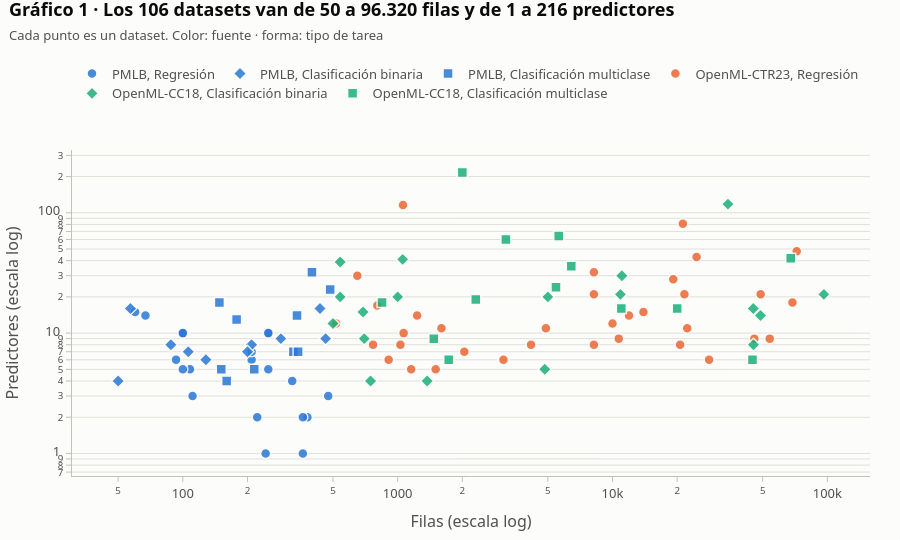

Write notebook code for a chart like this one.
### Markdown cell above
<a id="grafico-1"></a>

Para que la comparación generalice, los datasets deben cubrir tamaños y dimensiones muy
distintos, y el Gráfico 1 permite comprobar que la colección es variada. Cada punto es un
dataset, situado según su número de filas y de predictores, ambos en escala logarítmica. El
color indica la fuente y la forma, el tipo de tarea.

### Code cell
datasets = pd.DataFrame(COLECCION["datasets"])
FUENTES = {"openml-cc18": "OpenML-CC18", "openml-ctr23": "OpenML-CTR23", "pmlb": "PMLB"}
TAREAS = {"regression": "Regresión", "binary classification": "Clasificación binaria",
          "multiclass classification": "Clasificación multiclase"}
datasets["fuente"] = datasets.source.map(FUENTES)
datasets = datasets.merge(METAFEATURES[["dataset", "task", "rows"]].rename(
    columns={"dataset": "name", "task": "tarea_mf", "rows": "banda_filas"}), on="name")
datasets["tarea"] = datasets.tarea_mf.map(TAREAS)

fig = px.scatter(
    datasets, x="rows", y="predictors", color="fuente", symbol="tarea",
    log_x=True, log_y=True, hover_name="name",
    hover_data={"rows": ":,", "predictors": True, "fuente": True, "tarea": True},
    color_discrete_sequence=[AZUL, NARANJA, AQUA],
    symbol_sequence=["circle", "diamond", "square"],
    labels={"rows": "Filas (escala log)", "predictors": "Predictores (escala log)",
            "fuente": "Fuente", "tarea": "Tarea"},
)
fig.update_traces(marker=dict(size=10, opacity=0.85, line=dict(width=1.5, color=FONDO)))
estilo(fig, f"Gráfico 1 · Los {len(datasets)} datasets van de {datasets.rows.min():,} a "
            f"{datasets.rows.max():,} filas y de {datasets.predictors.min()} a "
            f"{datasets.predictors.max()} predictores".replace(",", "."),
       "Cada punto es un dataset. Color: fuente · forma: tipo de tarea", alto=540).show()

### Figure 1 — Plotly figure (JSON) as saved in the notebook; plotly's stock layout.template omitted (floating-point values rounded to 4 significant figures)
{"data": [{"customdata": [["PMLB", "Regresión"], ["PMLB", "Regresión"], ["PMLB", "Regresión"], ["PMLB", "Regresión"], ["PMLB", "Regresión"], ["PMLB", "Regresión"], ["PMLB", "Regresión"], ["PMLB", "Regresión"], ["PMLB", "Regresión"], ["PMLB", "Regresión"], ["PMLB", "Regresión"], ["PMLB", "Regresión"], ["PMLB", "Regresión"], ["PMLB", "Regresión"], ["PMLB", "Regresión"], ["PMLB", "Regresión"], ["PMLB", "Regresión"], ["PMLB", "Regresión"], ["PMLB", "Regresión"], ["PMLB", "Regresión"]], "hovertemplate": "<b>%{hovertext}</b><br><br>Fuente=%{customdata[0]}<br>Tarea=%{customdata[1]}<br>Filas (escala log)=%{x:,}<br>Predictores (escala log)=%{y}<extra></extra>", "hovertext": ["210_cloud", "230_machine_cpu", "519_vinnie", "527_analcatdata_election2000", "542_pollution", "557_analcatdata_apnea1", "561_cpu", "591_fri_c1_100_10", "602_fri_c3_250_10", "611_fri_c3_100_5", "613_fri_c3_250_5", "634_fri_c2_100_10", "657_fri_c2_250_10", "678_visualizing_environmental", "690_visualizing_galaxy", "706_sleuth_case1202", "712_chscase_geyser1", "first_principles_supernovae_zg", "nikuradse_1", "nikuradse_2"], "legendgroup": "PMLB, Regresión", "marker": {"color": "#2a78d6", "line": {"color": "#fcfcfb", "width": 1.5}, "opacity": 0.85, "size": 10, "symbol": "circle"}, "mode": "markers", "name": "PMLB, Regresión", "orientation": "v", "showlegend": true, "type": "scatter", "x": [108, 209, 380, 67, 60, 475, 209, 100, 250, 100, 250, 100, 250, 111, 323, 93, 222, 243, 362, 362], "xaxis": "x", "y": [5, 6, 2, 14, 15, 3, 7, 10, 10, 5, 5, 10, 10, 3, 4, 6, 2, 1, 2, 1], "yaxis": "y"}, {"customdata": [["PMLB", "Clasificación binaria"], ["PMLB", "Clasificación binaria"], ["PMLB", "Clasificación binaria"], ["PMLB", "Clasificación binaria"], ["PMLB", "Clasificación binaria"], ["PMLB", "Clasificación binaria"], ["PMLB", "Clasificación binaria"], ["PMLB", "Clasificación binaria"], ["PMLB", "Clasificación binaria"], ["PMLB", "Clasificación binaria"]], "hovertemplate": "<b>%{hovertext}</b><br><br>Fuente=%{customdata[0]}<br>Tarea=%{customdata[1]}<br>Filas (escala log)=%{x:,}<br>Predictores (escala log)=%{y}<extra></extra>", "hovertext": ["analcatdata_aids", "appendicitis", "biomed", "breast_cancer", "congressional_voting_records", "labor", "mux6", "postoperative_patient_data", "prnn_crabs", "saheart"], "legendgroup": "PMLB, Clasificación binaria", "marker": {"color": "#2a78d6", "line": {"color": "#fcfcfb", "width": 1.5}, "opacity": 0.85, "size": 10, "symbol": "diamond"}, "mode": "markers", "name": "PMLB, Clasificación binaria", "orientation": "v", "showlegend": true, "type": "scatter", "x": [50, 106, 209, 286, 435, 57, 128, 88, 200, 462], "xaxis": "x", "y": [4, 7, 8, 9, 16, 16, 6, 8, 7, 9], "yaxis": "y"}, {"customdata": [["PMLB", "Clasificación multiclase"], ["PMLB", "Clasificación multiclase"], ["PMLB", "Clasificación multiclase"], ["PMLB", "Clasificación multiclase"], ["PMLB", "Clasificación multiclase"], ["PMLB", "Clasificación multiclase"], ["PMLB", "Clasificación multiclase"], ["PMLB", "Clasificación multiclase"], ["PMLB", "Clasificación multiclase"], ["PMLB", "Clasificación multiclase"]], "hovertemplate": "<b>%{hovertext}</b><br><br>Fuente=%{customdata[0]}<br>Tarea=%{customdata[1]}<br>Filas (escala log)=%{x:,}<br>Predictores (escala log)=%{y}<extra></extra>", "hovertext": ["calendarDOW", "collins", "ecoli", "hayes_roth", "lymphography", "new_thyroid", "penguins", "schizo", "tae", "wine_recognition"], "legendgroup": "PMLB, Clasificación multiclase", "marker": {"color": "#2a78d6", "line": {"color": "#fcfcfb", "width": 1.5}, "opacity": 0.85, "size": 10, "symbol": "square"}, "mode": "markers", "name": "PMLB, Clasificación multiclase", "orientation": "v", "showlegend": true, "type": "scatter", "x": [399, 485, 327, 160, 148, 215, 344, 340, 151, 178], "xaxis": "x", "y": [32, 23, 7, 4, 18, 5, 7, 14, 5, 13], "yaxis": "y"}, {"customdata": [["OpenML-CTR23", "Regresión"], ["OpenML-CTR23", "Regresión"], ["OpenML-CTR23", "Regresión"], ["OpenML-CTR23", "Regresión"], ["OpenML-CTR23", "Regresión"], ["OpenML-CTR23", "Regresión"], ["OpenML-CTR23", "Regresión"], ["OpenML-CTR23", "Regresión"], ["OpenML-CTR23", "Regresión"], ["OpenML-CTR23", "Regresión"], ["OpenML-CTR23", "Regresión"], ["OpenML-CTR23", "Regresión"], ["OpenML-CTR23", "Regresión"], ["OpenML-CTR23", "Regresión"], ["OpenML-CTR23", "Regresión"], ["OpenML-CTR23", "Regresión"], ["OpenML-CTR23", "Regresión"], ["OpenML-CTR23", "Regresión"], ["OpenML-CTR23", "Regresión"], ["OpenML-CTR23", "Regresión"], ["OpenML-CTR23", "Regresión"], ["OpenML-CTR23", "Regresión"], ["OpenML-CTR23", "Regresión"], ["OpenML-CTR23", "Regresión"], ["OpenML-CTR23", "Regresión"], ["OpenML-CTR23", "Regresión"], ["OpenML-CTR23", "Regresión"], ["OpenML-CTR23", "Regresión"], ["OpenML-CTR23", "Regresión"], ["OpenML-CTR23", "Regresión"], ["OpenML-CTR23", "Regresión"], ["OpenML-CTR23", "Regresión"], ["OpenML-CTR23", "Regresión"], ["OpenML-CTR23", "Regresión"], ["OpenML-CTR23", "Regresión"]], "hovertemplate": "<b>%{hovertext}</b><br><br>Fuente=%{customdata[0]}<br>Tarea=%{customdata[1]}<br>Filas (escala log)=%{x:,}<br>Predictores (escala log)=%{y}<extra></extra>", "hovertext": ["Moneyball", "QSAR_fish_toxicity", "abalone", "airfoil_self_noise", "auction_verification", "brazilian_houses", "california_housing", "cars", "concrete_compressive_strength", "cps88wages", "cpu_activity", "diamonds", "energy_efficiency", "fifa", "forest_fires", "fps_benchmark", "geographical_origin_of_music", "grid_stability", "health_insurance", "kin8nm", "kings_county", "miami_housing", "naval_propulsion_plant", "physiochemical_protein", "pumadyn32nh", "red_wine", "sarcos", "socmob", "solar_flare", "space_ga", "student_performance_por", "superconductivity", "video_transcoding", "wave_energy", "white_wine"], "legendgroup": "OpenML-CTR23, Regresión", "marker": {"color": "#eb6834", "line": {"color": "#fcfcfb", "width": 1.5}, "opacity": 0.85, "size": 10, "symbol": "circle"}, "mode": "markers", "name": "OpenML-CTR23, Regresión", "orientation": "v", "showlegend": true, "type": "scatter", "x": [1232, 908, 4177, 1503, 2043, 10692, 20640, 804, 1030, 28155, 8192, 53940, 768, 19178, 517, 24624, 1059, 10000, 22272, 8192, 21613, 13932, 11934, 45730, 8192, 1599, 48933, 1156, 1066, 3107, 649, 21263, 68784, 72000, 4898], "xaxis": "x", "y": [14, 6, 8, 5, 7, 9, 8, 17, 8, 6, 21, 9, 8, 28, 12, 43, 116, 12, 11, 8, 21, 15, 14, 9, 32, 11, 21, 5, 10, 6, 30, 81, 18, 48, 11], "yaxis": "y"}, {"customdata": [["OpenML-CC18", "Clasificación binaria"], ["OpenML-CC18", "Clasificación binaria"], ["OpenML-CC18", "Clasificación binaria"], ["OpenML-CC18", "Clasificación binaria"], ["OpenML-CC18", "Clasificación binaria"], ["OpenML-CC18", "Clasificación binaria"], ["OpenML-CC18", "Clasificación binaria"], ["OpenML-CC18", "Clasificación binaria"], ["OpenML-CC18", "Clasificación binaria"], ["OpenML-CC18", "Clasificación binaria"], ["OpenML-CC18", "Clasificación binaria"], ["OpenML-CC18", "Clasificación binaria"], ["OpenML-CC18", "Clasificación binaria"], ["OpenML-CC18", "Clasificación binaria"], ["OpenML-CC18", "Clasificación binaria"], ["OpenML-CC18", "Clasificación binaria"], ["OpenML-CC18", "Clasificación binaria"], ["OpenML-CC18", "Clasificación binaria"]], "hovertemplate": "<b>%{hovertext}</b><br><br>Fuente=%{customdata[0]}<br>Tarea=%{customdata[1]}<br>Filas (escala log)=%{x:,}<br>Predictores (escala log)=%{y}<extra></extra>", "hovertext": ["PhishingWebsites", "adult", "bank-marketing", "banknote-authentication", "blood-transfusion-service-center", "breast-w", "churn", "climate-model-simulation-crashes", "credit-approval", "credit-g", "cylinder-bands", "dresses-sales", "electricity", "jm1", "nomao", "numerai28.6", "qsar-biodeg", "wilt"], "legendgroup": "OpenML-CC18, Clasificación binaria", "marker": {"color": "#1baf7a", "line": {"color": "#fcfcfb", "width": 1.5}, "opacity": 0.85, "size": 10, "symbol": "diamond"}, "mode": "markers", "name": "OpenML-CC18, Clasificación binaria", "orientation": "v", "showlegend": true, "type": "scatter", "x": [11055, 48842, 45211, 1372, 748, 699, 5000, 540, 690, 1000, 540, 500, 45312, 10885, 34465, 96320, 1055, 4839], "xaxis": "x", "y": [30, 14, 16, 4, 4, 9, 20, 20, 15, 20, 39, 12, 8, 21, 118, 21, 41, 5], "yaxis": "y"}, {"customdata": [["OpenML-CC18", "Clasificación multiclase"], ["OpenML-CC18", "Clasificación multiclase"], ["OpenML-CC18", "Clasificación multiclase"], ["OpenML-CC18", "Clasificación multiclase"], ["OpenML-CC18", "Clasificación multiclase"], ["OpenML-CC18", "Clasificación multiclase"], ["OpenML-CC18", "Clasificación multiclase"], ["OpenML-CC18", "Clasificación multiclase"], ["OpenML-CC18", "Clasificación multiclase"], ["OpenML-CC18", "Clasificación multiclase"], ["OpenML-CC18", "Clasificación multiclase"], ["OpenML-CC18", "Clasificación multiclase"], ["OpenML-CC18", "Clasificación multiclase"]], "hovertemplate": "<b>%{hovertext}</b><br><br>Fuente=%{customdata[0]}<br>Tarea=%{customdata[1]}<br>Filas (escala log)=%{x:,}<br>Predictores (escala log)=%{y}<extra></extra>", "hovertext": ["car", "cmc", "connect-4", "jungle_chess_2pcs_raw_endgame_complete", "letter", "mfeat-factors", "optdigits", "pendigits", "satimage", "segment", "splice", "vehicle", "wall-robot-navigation"], "legendgroup": "OpenML-CC18, Clasificación multiclase", "marker": {"color": "#1baf7a", "line": {"color": "#fcfcfb", "width": 1.5}, "opacity": 0.85, "size": 10, "symbol": "square"}, "mode": "markers", "name": "OpenML-CC18, Clasificación multiclase", "orientation": "v", "showlegend": true, "type": "scatter", "x": [1728, 1473, 67557, 44819, 20000, 2000, 5620, 10992, 6430, 2310, 3190, 846, 5456], "xaxis": "x", "y": [6, 9, 42, 6, 16, 216, 64, 16, 36, 19, 60, 18, 24], "yaxis": "y"}], "layout": {"font": {"color": "#0b0b0b", "family": "system-ui, -apple-system, 'Segoe UI', sans-serif", "size": 13}, "height": 540, "hoverlabel": {"bgcolor": "white", "font": {"family": "system-ui, -apple-system, 'Segoe UI', sans-serif", "size": 13}}, "legend": {"font": {"color": "#52514e"}, "orientation": "h", "title": {}, "tracegroupgap": 0, "x": 0, "y": 1.127, "yanchor": "bottom"}, "margin": {"b": 60, "l": 70, "r": 30, "t": 150}, "paper_bgcolor": "#fcfcfb", "plot_bgcolor": "#fcfcfb", "title": {"text": "<b>Gráfico 1 · Los 106 datasets van de 50 a 96.320 filas y de 1 a 216 predictores</b><br><span style='font-size:13px;color:#52514e'>Cada punto es un dataset. Color: fuente · forma: tipo de tarea</span>", "x": 0.01, "xanchor": "left", "y": 0.97, "yanchor": "top"}, "xaxis": {"anchor": "y", "domain": [0, 1], "linecolor": "#c3c2b7", "showgrid": false, "tickcolor": "#c3c2b7", "tickfont": {"color": "#52514e"}, "title": {"font": {"color": "#52514e"}, "text": "Filas (escala log)"}, "type": "log"}, "yaxis": {"anchor": "x", "domain": [0, 1], "gridcolor": "#e1e0d9", "linecolor": "#c3c2b7", "showgrid": true, "tickcolor": "#c3c2b7", "tickfont": {"color": "#52514e"}, "title": {"font": {"color": "#52514e"}, "text": "Predictores (escala log)"}, "type": "log"}}}
